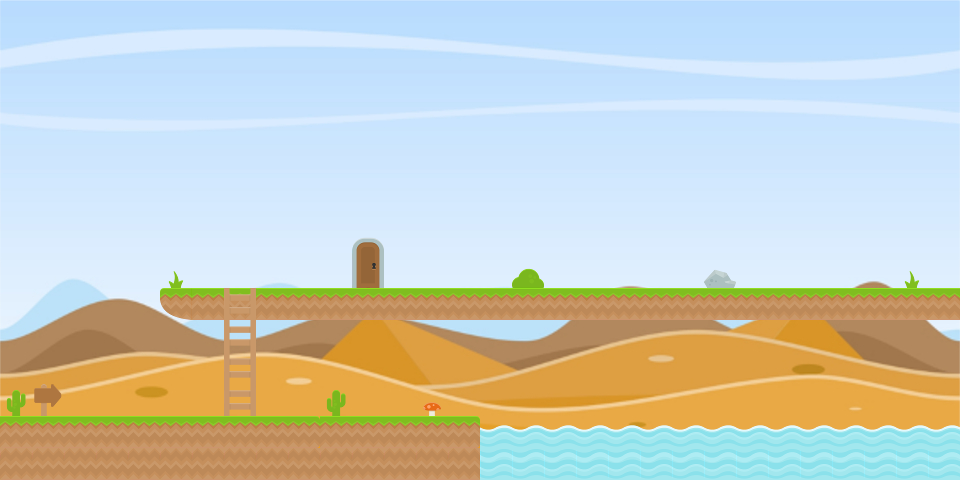

Tiled map render using the project's own tile images. Description and the map definition, with tile-layer contents summarised, below:
An orthogonal 30x15 tile map with 32x32 px tiles, 6 tile layers (background, water, blocked, unblocked, ...), 4 tilesets and 3 objects (start, end, key).

<map version="1.0" orientation="orthogonal" renderorder="right-down" width="30" height="15" tilewidth="32" tileheight="32" nextobjectid="8">
 <tileset firstgid="1" name="spritesheet_ground" tilewidth="32" tileheight="32" tilecount="128" columns="8">
  <image source="../kenney32/spritesheet_ground.png" trans="ff00ff" width="256" height="512" />
 </tileset>
 <tileset firstgid="129" name="spritesheet_tiles" tilewidth="32" tileheight="32" tilecount="128" columns="8">
  <image source="../kenney32/spritesheet_tiles.png" trans="ff00ff" width="256" height="512" />
 </tileset>
 <tileset firstgid="257" name="spritesheet_items" tilewidth="32" tileheight="32" tilecount="32" columns="8">
  <image source="../kenney32/spritesheet_items.png" trans="ff00ff" width="256" height="128" />
 </tileset>
 <tileset firstgid="289" name="newdesert" tilewidth="32" tileheight="32" tilecount="450" columns="30">
  <image source="../backgrounds/newdesert.jpg" trans="ff00ff" width="960" height="480" />
 </tileset>
 <layer name="background" width="30" height="15">
  <data>[450 cells, 450 non-empty, 450 distinct tile ids]</data>
 </layer>
 <layer name="water" width="30" height="15">
  <data>[450 cells, 30 non-empty, 2 distinct tile ids]</data>
 </layer>
 <layer name="blocked" width="30" height="15">
  <data>[450 cells, 62 non-empty, 10 distinct tile ids]</data>
 </layer>
 <layer name="unblocked" width="30" height="15">
  <data>[450 cells, 1 non-empty, 1 distinct tile ids]</data>
 </layer>
 <layer name="ladder" width="30" height="15">
  <data>[450 cells, 4 non-empty, 1 distinct tile ids]</data>
 </layer>
 <layer name="door" width="30" height="15">
  <data>[450 cells, 2 non-empty, 2 distinct tile ids]</data>
 </layer>
 <objectgroup name="object">
  <object id="4" name="start" type="start" x="96" y="350" width="32" height="64" />
  <object id="6" name="end" type="end" x="352" y="223" width="32" height="64" />
  <object id="7" name="key" type="key" x="287" y="256" width="32" height="30" />
 </objectgroup>
</map>
